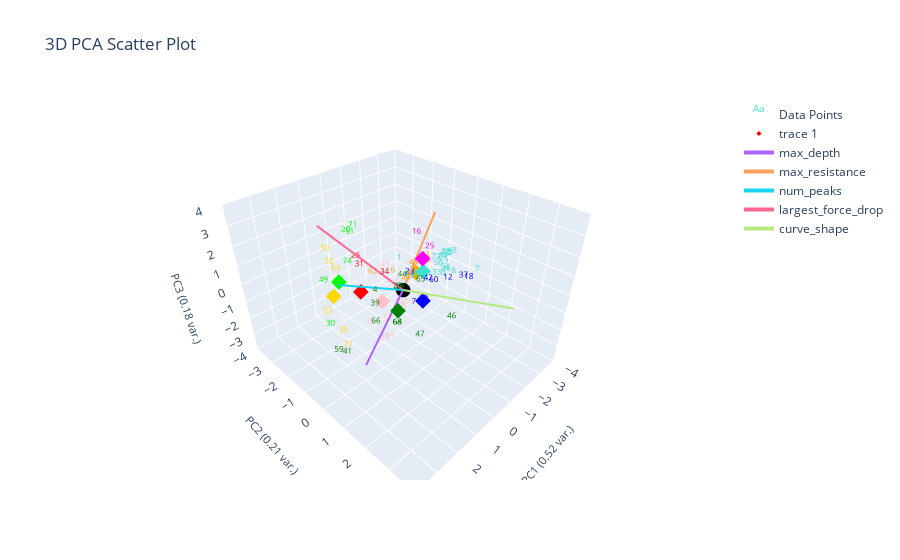
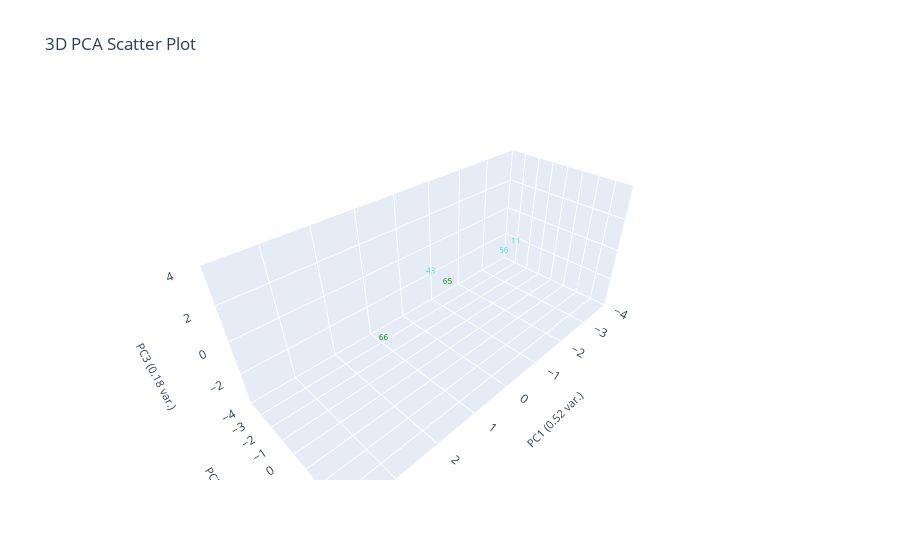
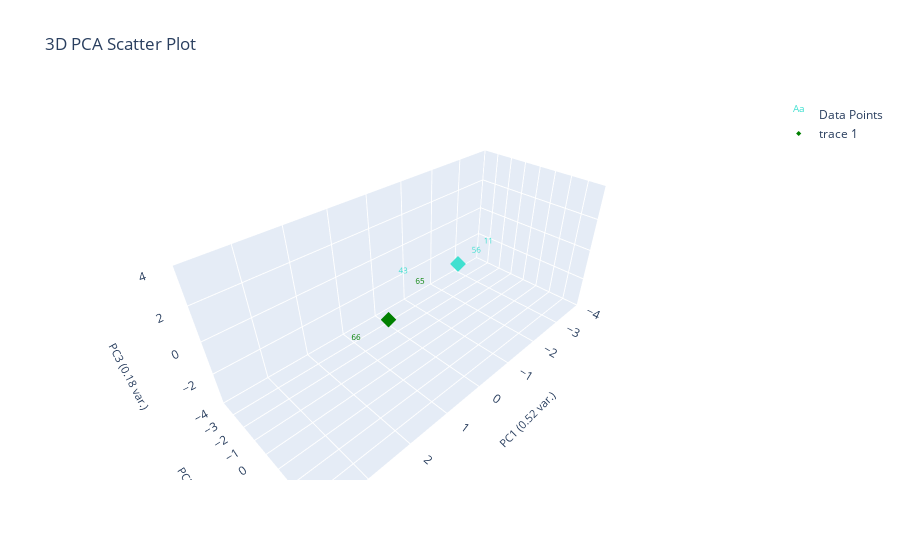
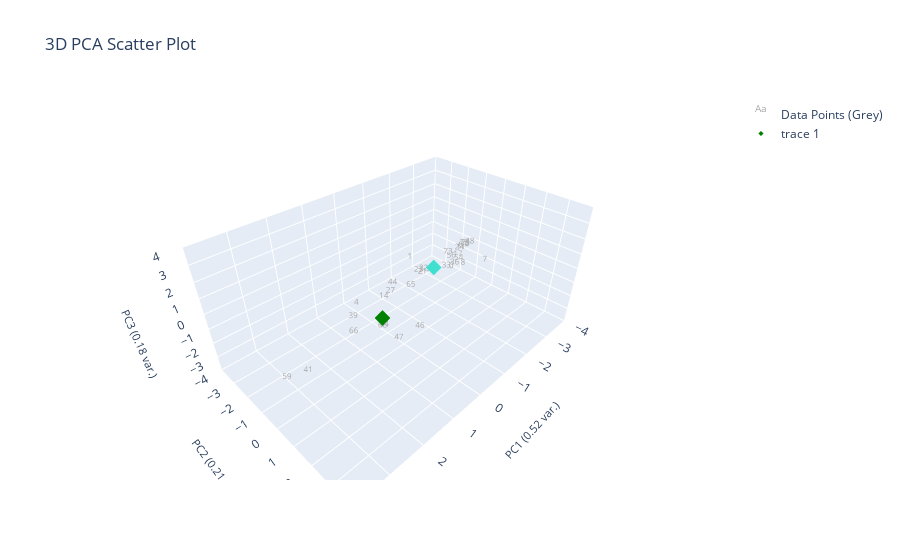

These figures' notebook cell, in order:
### Markdown cell above
# Clustering data with ES-D removed (Corrected)

### Code cell
# should labels be fixed or not
labeled_data_esd_removed = marions_labeled_data[marions_labeled_data[ylabel_name] != 'ES-D'].copy()
marions_labeled_data_esd_removed = marions_labeled_data[marions_labeled_data[ylabel_name] != 'ES-D']

# print('Labeled data only')
# plotting.plot_clusters_seperately(labeled_data_esd_removed[f'{ylabel_name}_nums'], curve_data, ylabel_name, bold_idxs=labeled_data_esd_removed.index.tolist(), cluster_category_names=list(ylabel_to_cluster_num.keys()))

# print('ES-D' in labeled_data_esd_removed['marions_ylabels_2'].values)
label_centroids_esd_removed = find_labels_centroids(labeled_data_esd_removed, ylabel_to_cluster_num, ylabel_name)
pseudo_data_esd_removed = find_closest_centroid(data_features, label_centroids_esd_removed, ylabel_name)

# print('Corrected')
# # print(print('ES-D' in pseudo_data_esd_removed['pseudo_marions_ylabels_2'].values))
# changed_ylabel_idxs = find_changed_ylabel_data(labeled_data_esd_removed, pseudo_data_esd_removed, ylabel_name)
# corrected_pseudo_data_esd_removed = correct_pseudo_ylabels_to_actual(pseudo_data_esd_removed, marions_labeled_data, ylabel_name, changed_ylabel_idxs)
# plotting.plot_clusters_seperately(corrected_pseudo_data_esd_removed[f'pseudo_{ylabel_name}_nums'], curve_data, ylabel_name, cluster_category_names=list(ylabel_to_cluster_num.keys()), pseudo_corrections=labeled_data_esd_removed)
# plotting.plot_pca(corrected_pseudo_data_esd_removed, corrected_pseudo_data_esd_removed[f'pseudo_{ylabel_name}_nums'], 3, graph_title="", ylabel_name=ylabel_name, centroids=label_centroids_esd_removed)

print('Uncorrected')
# find_changed_ylabel_data(marions_labeled_data_esd_removed, pseudo_data_esd_removed, ylabel_name)
# print(pseudo_data_esd_removed[['filenames', f'pseudo_{ylabel_name}']])
# print(pseudo_data_esd_removed.loc[marions_labeled_data_esd_removed.index][['filenames', f'pseudo_{ylabel_name}']])


# plotting.get_curve_idx_from_cluster_color('pink', pseudo_data_esd_removed[f'pseudo_{ylabel_name}_nums'], pseudo_data_esd_removed.index, data_features)
# plotting.get_curve_idx_from_cluster_color('orange', pseudo_data_esd_removed[f'pseudo_{ylabel_name}_nums'], pseudo_data_esd_removed.index, data_features)
# # print(pseudo_data_esd_removed[:3])
# indicies = pseudo_data_esd_removed[pseudo_data_esd_removed['filenames'].isin(['WS23_L3_T1_P_23.csv','WS23_L3_T1_P_25.csv'])].index
# plotting.plot_specific_curves([indicies.tolist()[0]], curve_data, data_features, color='pink')
# plotting.plot_specific_curves([indicies.tolist()[1]], curve_data, data_features, color='orange')


plotting.plot_clusters_seperately(pseudo_data_esd_removed[f'pseudo_{ylabel_name}_nums'], curve_data, ylabel_name, cluster_category_names=list(ylabel_to_cluster_num.keys()), bold_idxs=marions_labeled_data_esd_removed.index)
# print(label_centroids_esd_removed)
plotting.plot_pca(pseudo_data_esd_removed, pseudo_data_esd_removed[f'pseudo_{ylabel_name}_nums'], 3, graph_title="", ylabel_name=ylabel_name, centroids=label_centroids_esd_removed,
                only_plot_cluster_labels=[])
# plotting.pca_analysis(pseudo_data_esd_removed)
# ylabel_to_cluster_num = {'ES-B':0, 'ES-BW':1, 'ES-S':2, 'ES-S-Plates':3, 'ES-D':4, 'LS':5, 'F':6, 'LS/F':7, 'ES-DB':8, 'ES': 9}
# print(pseudo_data_esd_removed[:3])

# print(pseudo_data_esd_removed.dropna(subset=[ylabel_name])[['filenames', ylabel_name]])
plotting.plot_pseudo_labeling_steps(pseudo_data_esd_removed, pseudo_data_esd_removed[f'pseudo_{ylabel_name}_nums'], 3, graph_title="", ylabel_name=ylabel_name, centroids=label_centroids_esd_removed,
                specific_clusters=[3,6])

### Figure 1 — Plotly figure (JSON) as saved in the notebook; plotly's stock layout.template omitted (floating-point values rounded to 4 significant figures)
{"data": [{"mode": "text", "name": "Data Points", "text": ["0", "1", "2", "3", "4", "5", "6", "7", "8", "9", "10", "11", "12", "13", "14", "15", "16", "17", "18", "19", "20", "21", "22", "23", "24", "25", "26", "27", "28", "29", "30", "31", "32", "33", "34", "35", "36", "37", "38", "39", "40", "41", "42", "43", "44", "45", "46", "47", "48", "49", "50", "51", "52", "53", "54", "55", "56", "57", "58", "59", "60", "61", "62", "63", "64", "65", "66", "67", "68", "69", "70", "71", "72", "73", "74", "75", "76", "77"], "textfont": {"color": ["turquoise", "turquoise", "pink", "turquoise", "green", "turquoise", "orange", "turquoise", "turquoise", "pink", "pink", "turquoise", "blue", "orange", "green", "pink", "magenta", "turquoise", "blue", "pink", "lime", "turquoise", "pink", "turquoise", "turquoise", "magenta", "red", "green", "blue", "pink", "lime", "red", "turquoise", "turquoise", "red", "gold", "turquoise", "blue", "blue", "green", "orange", "green", "blue", "pink", "green", "orange", "green", "green", "turquoise", "lime", "gold", "lime", "orange", "gold", "turquoise", "gold", "turquoise", "pink", "pink", "green", "blue", "turquoise", "orange", "gold", "green", "green", "green", "orange", "green", "pink", "pink", "lime", "turquoise", "turquoise", "lime", "turquoise", "blue", "gold"], "size": 8}, "type": "scatter3d", "x": [-1.233, -0.7734, 0.07805, -2.31, 1.74, -0.9559, -1.198, -1.772, -1.53, -0.377, -0.2349, -2.14, -1.183, -1.995, 1.275, -0.4026, -1.451, -1.868, -1.098, 1.182, 0.5963, -0.733, -0.2477, -0.7311, -2.154, -1.327, 1.137, 0.7081, -0.4433, 1.667, 3.803, 0.8954, -0.8618, -1.292, 1.048, 2.997, -1.333, -1.005, -0.1835, 1.956, -0.8069, 3.259, -0.8456, 0.3595, 0.821, -1.649, 1.623, 1.435, -2.382, 2.88, 1.057, 1.203, -1.495, 2.631, -1.809, 1.333, -1.647, 0.6285, -0.07713, 3.86, -0.9216, -2.277, -0.8036, 1.538, 1.173, 0.5964, 1.998, -1.648, 1.272, 0.0497, 1.761, 0.6385, -2.338, -1.506, 1.407, -2.339, -0.3077, 3.078], "y": [0.76, -0.8841, -0.5916, 0.2406, 0.3841, -0.04468, -1.581, 1.746, 0.9808, -0.2961, 0.07943, 0.08934, 1.013, -0.6487, 1.007, -0.5607, -0.6339, 0.3177, 1.881, 0.4197, -2.155, -0.1261, -0.3689, -0.2933, 0.02188, 0.05704, -1.111, 0.3863, -0.08345, 0.6776, 0.635, -1.25, -0.2137, 0.4356, 0.1492, 0.1906, 0.7971, 1.725, 0.7763, 0.5826, -0.5914, 0.5673, 0.4137, -0.4924, 0.6921, -0.3374, 3.168, 1.955, 0.2718, -0.7138, -2.862, -1.277, -0.8083, -1.019, 0.4353, -2.347, 0.2262, -0.1538, -0.1979, 0.9722, 0.6129, 0.03028, -2.33, -1.744, 0.8098, 1.252, 0.6327, -0.8315, 0.8733, -0.009247, 0.1418, -1.745, 0.03224, 0.2135, -1.243, 0.09649, 0.3427, 0.4513], "z": [0.1447, 0.1882, -0.8515, 0.3157, 0.8553, -0.3172, -1.241, 0.7051, 0.2263, -1.011, -1.374, 0.1486, 0.1139, -0.186, 1.179, -1.402, 1.429, 0.06011, 0.7898, -2.086, 1.684, -0.3097, -0.326, -0.3003, 0.07967, 1.106, 1.226, 0.3742, 0.1357, -1.584, 0.8045, 0.5526, -0.2811, -0.08133, 1.165, -0.5339, 0.3249, 0.8218, -0.6345, 0.4452, -0.8159, -1.153, -0.1366, 0.7128, 1.268, -0.0962, 1.656, -0.4241, 0.4341, 1.275, 0.5064, 2.373, -0.5564, -0.7745, -0.07607, 0.2222, 0.1148, -1.941, -1.534, -0.165, -0.1481, 0.1672, -1.576, 0.3845, -0.9581, 1.269, -0.4272, -0.5121, -0.8342, -1.533, -1.047, 2.188, 0.2638, 0.5153, 1.006, 0.2361, -1.197, -1.042]}, {"marker": {"color": ["red", "gold", "blue", "green", "pink", "turquoise", "orange", "lime", "magenta"], "size": 4, "symbol": "diamond"}, "mode": "markers", "type": "scatter3d", "x": [1.485, 2.027, -0.1369, 1.297, 0.6214, -1.143, -1.648, 2.2, -1.15], "y": [-0.5408, -1.335, 0.769, 0.9423, -0.4062, -0.05893, -0.8315, -0.7602, -0.1088], "z": [0.4503, -0.01373, -0.1305, 0.4208, -0.5276, 0.3254, -0.5121, 1.244, 0.9886]}, {"marker": {"color": "black", "size": 5}, "mode": "markers", "name": "Origin", "showlegend": false, "type": "scatter3d", "x": [0], "y": [0], "z": [0]}, {"line": {"width": 4}, "mode": "lines+text", "name": "max_depth", "textposition": "top center", "type": "scatter3d", "x": [0, 2.786], "y": [0, 0.9337], "z": [0, -1.402]}, {"line": {"width": 4}, "mode": "lines+text", "name": "max_resistance", "textposition": "top center", "type": "scatter3d", "x": [0, -2.622], "y": [0, -0.7721], "z": [0, 2.402]}, {"line": {"width": 4}, "mode": "lines+text", "name": "num_peaks", "textposition": "top center", "type": "scatter3d", "x": [0, 2.567], "y": [0, -0.3212], "z": [0, 1.61]}, {"line": {"width": 4}, "mode": "lines+text", "name": "largest_force_drop", "textposition": "top center", "type": "scatter3d", "x": [0, 1.942], "y": [0, -1.924], "z": [0, 3.142]}, {"line": {"width": 4}, "mode": "lines+text", "name": "curve_shape", "textposition": "top center", "type": "scatter3d", "x": [0, -0.01456], "y": [0, 4.441], "z": [0, 2.19]}], "layout": {"autosize": true, "scene": {"xaxis": {"range": [-4, 4], "title": {"font": {"size": 11}, "text": "PC1 (0.52 var.)"}}, "yaxis": {"range": [-4, 4], "title": {"font": {"size": 11}, "text": "PC2 (0.21 var.)"}}, "zaxis": {"range": [-4, 4], "title": {"font": {"size": 11}, "text": "PC3 (0.18 var.)"}}}, "title": {"text": "3D PCA Scatter Plot"}}}

### Figure 2 — Plotly figure (JSON) as saved in the notebook; plotly's stock layout.template omitted (floating-point values rounded to 4 significant figures)
{"data": [{"mode": "text", "name": "Data Points", "text": ["11", "43", "56", "65", "66"], "textfont": {"color": ["turquoise", "turquoise", "turquoise", "green", "green"], "size": 8}, "type": "scatter3d", "x": [-2.14, 0.3595, -1.647, 0.5964, 1.998], "y": [0.08934, -0.4924, 0.2262, 1.252, 0.6327], "z": [0.1486, 0.7128, 0.1148, 1.269, -0.4272]}], "layout": {"autosize": true, "scene": {"xaxis": {"range": [-4, 4], "title": {"font": {"size": 11}, "text": "PC1 (0.52 var.)"}}, "yaxis": {"range": [-4, 4], "title": {"font": {"size": 11}, "text": "PC2 (0.21 var.)"}}, "zaxis": {"range": [-4, 4], "title": {"font": {"size": 11}, "text": "PC3 (0.18 var.)"}}}, "title": {"text": "3D PCA Scatter Plot"}}}

### Figure 3 — Plotly figure (JSON) as saved in the notebook; plotly's stock layout.template omitted (floating-point values rounded to 4 significant figures)
{"data": [{"mode": "text", "name": "Data Points", "text": ["11", "43", "56", "65", "66"], "textfont": {"color": ["turquoise", "turquoise", "turquoise", "green", "green"], "size": 8}, "type": "scatter3d", "x": [-2.14, 0.3595, -1.647, 0.5964, 1.998], "y": [0.08934, -0.4924, 0.2262, 1.252, 0.6327], "z": [0.1486, 0.7128, 0.1148, 1.269, -0.4272]}, {"marker": {"color": ["green", "turquoise"], "size": 4, "symbol": "diamond"}, "mode": "markers", "type": "scatter3d", "x": [1.297, -1.143], "y": [0.9423, -0.05893], "z": [0.4208, 0.3254]}], "layout": {"autosize": true, "scene": {"xaxis": {"range": [-4, 4], "title": {"font": {"size": 11}, "text": "PC1 (0.52 var.)"}}, "yaxis": {"range": [-4, 4], "title": {"font": {"size": 11}, "text": "PC2 (0.21 var.)"}}, "zaxis": {"range": [-4, 4], "title": {"font": {"size": 11}, "text": "PC3 (0.18 var.)"}}}, "title": {"text": "3D PCA Scatter Plot"}}}

### Figure 4 — Plotly figure (JSON) as saved in the notebook; plotly's stock layout.template omitted (floating-point values rounded to 4 significant figures)
{"data": [{"mode": "text", "name": "Data Points (Grey)", "text": ["0", "1", "3", "4", "5", "7", "8", "11", "14", "17", "21", "23", "24", "27", "32", "33", "36", "39", "41", "44", "46", "47", "48", "54", "56", "59", "61", "64", "65", "66", "68", "72", "73", "75"], "textfont": {"color": "darkgrey", "size": 8}, "type": "scatter3d", "x": [-1.233, -0.7734, -2.31, 1.74, -0.9559, -1.772, -1.53, -2.14, 1.275, -1.868, -0.733, -0.7311, -2.154, 0.7081, -0.8618, -1.292, -1.333, 1.956, 3.259, 0.821, 1.623, 1.435, -2.382, -1.809, -1.647, 3.86, -2.277, 1.173, 0.5964, 1.998, 1.272, -2.338, -1.506, -2.339], "y": [0.76, -0.8841, 0.2406, 0.3841, -0.04468, 1.746, 0.9808, 0.08934, 1.007, 0.3177, -0.1261, -0.2933, 0.02188, 0.3863, -0.2137, 0.4356, 0.7971, 0.5826, 0.5673, 0.6921, 3.168, 1.955, 0.2718, 0.4353, 0.2262, 0.9722, 0.03028, 0.8098, 1.252, 0.6327, 0.8733, 0.03224, 0.2135, 0.09649], "z": [0.1447, 0.1882, 0.3157, 0.8553, -0.3172, 0.7051, 0.2263, 0.1486, 1.179, 0.06011, -0.3097, -0.3003, 0.07967, 0.3742, -0.2811, -0.08133, 0.3249, 0.4452, -1.153, 1.268, 1.656, -0.4241, 0.4341, -0.07607, 0.1148, -0.165, 0.1672, -0.9581, 1.269, -0.4272, -0.8342, 0.2638, 0.5153, 0.2361]}, {"marker": {"color": ["green", "turquoise"], "size": 4, "symbol": "diamond"}, "mode": "markers", "type": "scatter3d", "x": [1.297, -1.143], "y": [0.9423, -0.05893], "z": [0.4208, 0.3254]}], "layout": {"autosize": true, "scene": {"xaxis": {"range": [-4, 4], "title": {"font": {"size": 11}, "text": "PC1 (0.52 var.)"}}, "yaxis": {"range": [-4, 4], "title": {"font": {"size": 11}, "text": "PC2 (0.21 var.)"}}, "zaxis": {"range": [-4, 4], "title": {"font": {"size": 11}, "text": "PC3 (0.18 var.)"}}}, "title": {"text": "3D PCA Scatter Plot"}}}
